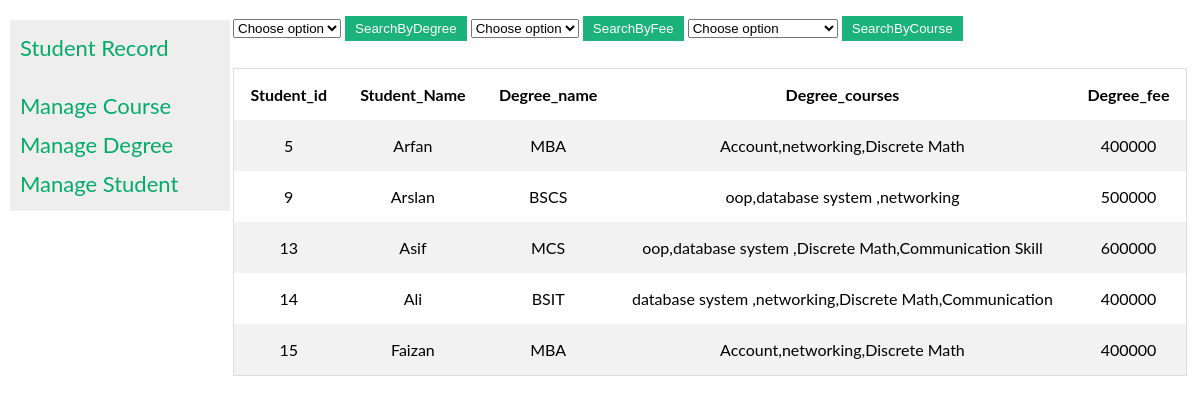
The page / on the database its author committed.
### tables this page shows
CREATE TABLE `students` (
  `student_id` int(11) NOT NULL,
  `student_name` varchar(55) NOT NULL,
  `degree_id` int(6) DEFAULT NULL
);

CREATE TABLE `degree` (
  `degree_id` int(6) NOT NULL,
  `degree_name` varchar(55) NOT NULL,
  `degree_fee` int(10) NOT NULL,
  `degree_courses` varchar(55) NOT NULL
);

### index.php (the view, shortened to what this page needs)
<?php
require_once 'conn.php';
include_once 'sidebar.php';
?>
<!DOCTYPE html>
<html>
<head>
<link rel="stylesheet" href="style.css">
</head>
  <body>
  <div class="main">
<?php
       $query  = "SELECT * FROM degree";
       $result = mysqli_query($conn, $query);
  if (mysqli_num_rows($result) > 0)
  {
     ?>
        <form action="index.php" method="post">
        <select name="valueToSearch">
          <option value="" disabled selected>Choose option</option>
      <?php
    }
  ?>
        </select>
       <input type="submit" name="search" value="SearchByDegree">
       <?php
       $query  = "SELECT * FROM degree ";
       $result = mysqli_query($conn, $query);
  if (mysqli_num_rows($result) > 0)
  {
     ?>
        <form action="index.php" method="post">
        <select name="valueToSearch">
          <option value="" disabled selected>Choose option</option>
      <?php
    }
  ?>
        </select>
       <input type="submit" name="search" value="SearchByFee">
       <?php
       $query  = "SELECT * FROM courses";
       $result = mysqli_query($conn, $query);
  if (mysqli_num_rows($result) > 0)
  {
     ?>
        <form action="index.php" method="post">
        <select name="valueToSearch">
          <option value="" disabled selected>Choose option</option>
      <?php
    }
  ?>
        </select>
       <input type="submit" name="search" value="SearchByCourse"><br><br>
 <?php
if(isset($_POST['search']) && isset($_POST['valueToSearch']))
{
    $valueToSearch = $_POST['valueToSearch'];
    $query = "SELECT * FROM students
    INNER JOIN degree
    ON students.degree_id = degree.degree_id WHERE CONCAT(`student_id`, `student_name`, `degree_name`, `degree_fee`, `degree_courses`) LIKE '%".$valueToSearch."%'";
        $result = mysqli_query($conn, $query);
}
else
 {
  $query  = "SELECT * FROM students
  INNER JOIN degree
  ON students.degree_id = degree.degree_id ";
    $result = mysqli_query($conn, $query);
}?>
            <table>
                <tr>
                <th>Student_id</th>
                 <th>Student_Name</th>
                 <th>Degree_name</th>
                 <th>Degree_courses</th>
                 <th>Degree_fee</th>
                </tr>
            <?php
             if (mysqli_num_rows($result) > 0)
             {
              while($row = mysqli_fetch_assoc($result)):?>
              <tr>
                <td> <?php echo $row["student_id"]?></td>
                 <td> <?php echo $row["student_name"]?></td>
                 <td><?php echo $row["degree_name"]?></td>
                 <td><?php echo $row["degree_courses"]?></td>
                 <td><?php echo $row["degree_fee"]?></td>
             </tr>
           <?php endwhile;?>
           <?php
            }?>
          </table>
        </form>
    </div>
    </body>
</html>

### sidebar.php (shortened to what this page needs)
<!DOCTYPE html>
<html>
<head>
</head>
<body>
<div class="sidenav">
<a href="index.php">Student Record</a>
<br>
  <a href="course.php">Manage Course</a>
  <a href="degree.php">Manage Degree</a>
  <a href="student.php">Manage Student</a>
</div>
</body>
</html>

### style.css (style rules this page uses)
body { font-family: "Lato", sans-serif; }
.sidenav { width:220px; position: fixed; z-index: 1; top: 20px; left: 10px; background: #eee; overflow-x: hidden; padding: 8px 0; }
.sidenav a { padding: 6px 8px 6px 10px; text-decoration: none; font-size:22px; color: #04AA6D; display: block; }
.main { margin-left: 220px; font-size:16px; padding: 0px 5px; }
table { border-collapse: collapse; border-spacing: 0; width:100%; border: 1px solid #ddd; }
th, td { text-align: center; padding: 16px; }
tr:nth-child(even) { background-color: #f2f2f2; }
input[type=submit] { background-color: #04AA6D; color: white; padding: 5px 10px 5px 10px; margin: 8px 0; border: none; cursor: pointer; opacity: 0.9; }
a { color: #04AA6D; }

### rows shown on the page
students: student_id "5", student_name "Arfan", degree.degree_name "MBA", degree.degree_courses "Account,networking,Discrete Math", degree.degree_fee "400000"
students: student_id "9", student_name "Arslan", degree.degree_name "BSCS", degree.degree_courses "oop,database system ,networking", degree.degree_fee "500000"
students: student_id "13", student_name "Asif", degree.degree_name "MCS", degree.degree_courses "oop,database system ,Discrete Math,Communication Skill", degree.degree_fee "600000"
students: student_id "14", student_name "Ali", degree.degree_name "BSIT", degree.degree_courses "database system ,networking,Discrete Math,Communication", degree.degree_fee "400000"
students: student_id "15", student_name "Faizan", degree.degree_name "MBA", degree.degree_courses "Account,networking,Discrete Math", degree.degree_fee "400000"
